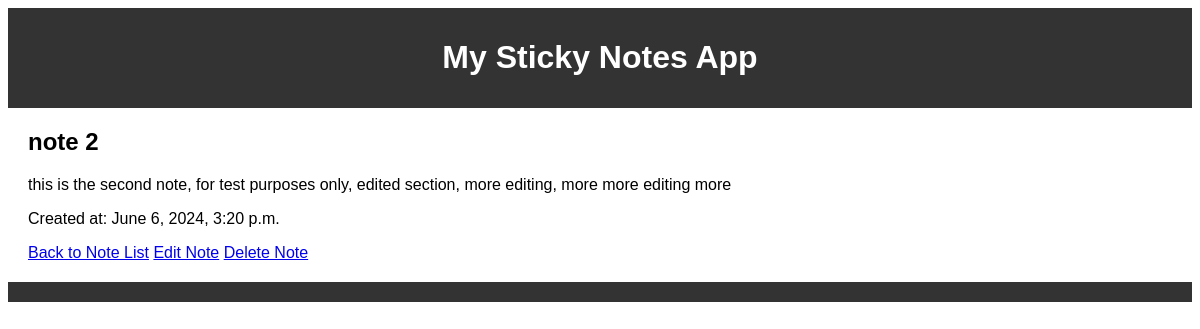
Page /note/2/ on the committed database.
### sticky_notes_app/models.py (models this page shows, shortened)
class Note(models.Model):
    title = models.CharField(max_length=255)
    content = models.TextField()
    created_at = models.DateTimeField(auto_now_add=True)
    author = models.ForeignKey('Author', on_delete=models.CASCADE,
                               null=True, blank=True)

### sticky_notes_app/views.py (the view)
# urls.py: path('note/<int:pk>/', note_detail, name='note_detail'),
def note_detail(request, pk):
    note = get_object_or_404(Note, pk=pk)
    context = {
        'note': note,
    }
    return render(request, 'sticky_notes_app/note_detail.html', context)

### sticky_notes_app/templates/sticky_notes_app/note_detail.html (shortened to what this page needs)
{% extends "base.html" %}
{% block content %}
    <h2>{{ note.title }}</h2>
    <p>{{ note.content }}</p>
    <p>Created at: {{ note.created_at }}</p>
    <a href="{% url 'note_list' %}">Back to Note List</a>
    <a href="{% url 'note_update' pk=note.pk %}">Edit Note</a>
    <a href="{% url 'note_delete' pk=note.pk %}">Delete Note</a>
{% endblock  %}

### sticky_notes_app/static/sticky_notes_app/styles.css (style rules this page uses)
body { font-family: 'Arial', sans-serif; }

### rows in the picture
Note: title "note 2", content "this is the second note, for test purposes only, edited section, more editing, more more editing more", created_at "June 6, 2024, 3:20 p.m."
